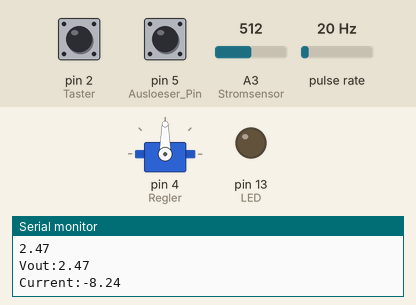
The sketch below on a simulated Arduino Uno, built with avr-gcc and run on an emulated ATmega328P. Parts: servo, output pins drawn as LEDs (lit = HIGH), the last lines printed to the serial monitor. Wiring (inferred from the names in the program): pulse sensor: data pin 3. Dashed ring = blinking. The inputs (shaded band) are chosen by the test bench; at power-on: A3 (Stromsensor) = 512, pin 2 (Taster) HIGH, pin 5 (Ausloeser_Pin) LOW, pulse rate 20 Hz.

Above: at 1.2 s.
1.3 s: A3 (Stromsensor) set to 957
5.3 s: A3 (Stromsensor) set to 977
At 8.7 s:
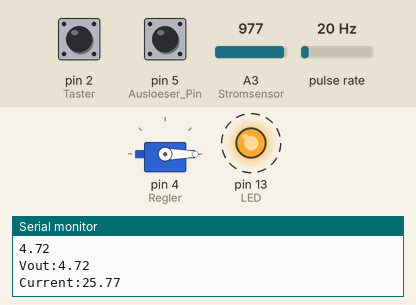
11.4 s: A3 (Stromsensor) set to 900
13.8 s: pin 2 (Taster) pulled LOW for 3.2 s
At 18.6 s:
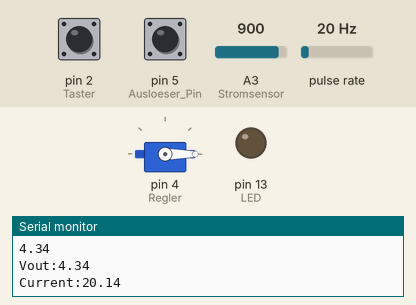
18.9 s: pin 5 (Ausloeser_Pin) pulsed HIGH 2 times (0.12 s each, 0.3 s apart)
At 20.0 s:
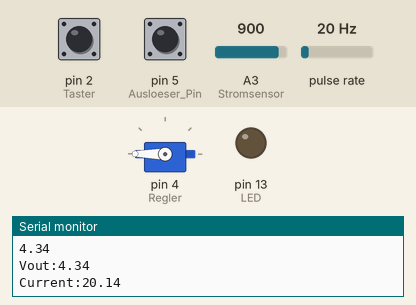
21.0 s: pin 2 (Taster) pulled LOW for 1 s
At 22.2 s:
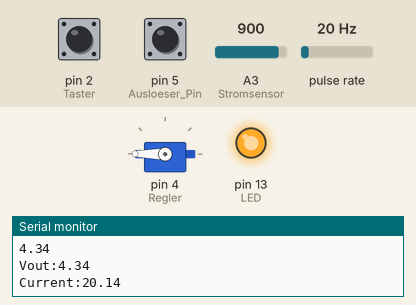
Timing chart, 0 to 24.0 s (numbered marks = the images above; inputs shaded):
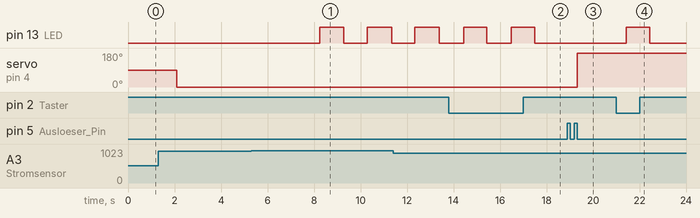

The sketch:

seilwinde_1.2.ino
```cpp
#define Taster 2
#define LED 13
#define Geschwindigkeit_Pin 3
#define Ausloeser_Pin 5
#define Regler 4
#define Stromsensor A3
#define min_pwm_aktiv 1800
#define min_pwm_reset 1200
#define min_pwm 1000
#define max_pwm 2000
#define langsam_pwm 1390
#define pwm_Testwert 1500.0
#define gelaufene_Meter_test 20.0
#define gelaufene_millisekunden_test 9500.0
#define schnelle_strecke 23.5
#define max_laufzeit 20000


#define max_Strom 25.0
const double vRef = 6.03;
// Versorgungsspannung

// Variables for Measured Voltage and Calculated Current
double Vout = 0;
double Current = 0;

// Constants for Scale Factor
// Use one that matches your version of ACS712

//const double scale_factor = 0.185; // 5A
//const double scale_factor = 0.1; // 20A
const double scale_factor = 0.066; // 30A

// Constants for A/D converter resolution
// Arduino has 10-bit ADC, so 1024 possible values
// Reference voltage is 5V if not using AREF external reference
// Zero point is half of Reference Voltage


const double resConvert = 1024;
double resADC = vRef/resConvert/1.22;
double zeroPoint = vRef/2;


//ms_pro_meter = gelaufene_millisekunden_test/gelaufene_Meter_test
//ms_pro_meter_pro_pwm = ms_pro_meter/pwm_Testwert
//ms_pro_meter_pro_pwm_Geschwindigkeit = ms_pro_meter_pro_pwm*pwm_Geschwindigkeit
//laufzeit = ms_pro_meter_pro_pwm_Geschwindigkeit*schnelle_Strecke

//Laufzeit = (((gelaufene_millisekunden_test/gelaufene_Meter_test)*pwm_Testwert)/Geschwindigkeit)*schnelle_strecke


#include <Servo.h>

Servo Winde;
bool Stop_Trigger = false;
bool Start_Zeit_Trigger = false;
int Empfaengerwert = min_pwm;
float Geschwindigkeit;
int Regler_Ausgang = min_pwm;
float Laufzeit = 0;
unsigned long Start_Zeit = 0;

void setup()
{
  pinMode(Taster, INPUT_PULLUP);
  pinMode(LED, OUTPUT);
  Winde.attach(Regler, min_pwm, max_pwm);
  digitalWrite(LED, LOW);

  Serial.begin(9600);
}

void loop()
{
  Geschwindigkeit = pulseIn(Geschwindigkeit_Pin, HIGH);
  Laufzeit = (((gelaufene_millisekunden_test/gelaufene_Meter_test)*pwm_Testwert)/Geschwindigkeit)*schnelle_strecke;
Serial.print("PWM: ");
Serial.println(digitalRead(Ausloeser_Pin));
Serial.print("Stop Triggger ");
Serial.println(Stop_Trigger);
Serial.println(resADC * analogRead(Stromsensor));
  //STROMSENSOR
  Vout=0;
    // Vout is read 100 Times for precision
  for(int i = 0; i < 10; i++) {
    Vout = (Vout + (resADC * analogRead(Stromsensor)));
    delay(1);
  }

  // Get Vout in mv
  Vout = Vout /10;
  Serial.print("Vout:");
  Serial.println(Vout);

  // Convert Vout into Current using Scale Factor
  Current = (Vout - zeroPoint)/ scale_factor;
    Serial.print("Current:");
    Serial.println(Current);
//Stromsensor Ende


  if(!digitalRead(Taster))
  {
    Stop_Trigger = true;
    digitalWrite(LED, HIGH);
  }
  if(pulseIn(Ausloeser_Pin, HIGH) <= min_pwm_reset)
  {
    Start_Zeit_Trigger = false;
    Stop_Trigger = false;
    digitalWrite(LED, LOW);
  }
  if((pulseIn(Ausloeser_Pin, HIGH) >= min_pwm_aktiv) && (Start_Zeit_Trigger == false))
  {
    Start_Zeit_Trigger = true;
    Start_Zeit = millis();
  }
  if((Stop_Trigger == false))
  {
     if(Start_Zeit_Trigger == true)
     {
      Regler_Ausgang = Geschwindigkeit;
      if((millis() - Start_Zeit) >= Laufzeit)
      {
        Regler_Ausgang = langsam_pwm;
        if ((millis() - Start_Zeit) >= max_laufzeit)
        {
          Regler_Ausgang = min_pwm;
        }
      }
     }
  }
  else
  {
    Regler_Ausgang = min_pwm;
  }
if(Current >= max_Strom)
          {
            Regler_Ausgang = min_pwm;
            Stop_Trigger = true;
            digitalWrite(LED, HIGH);
          }

  Winde.writeMicroseconds(Regler_Ausgang);
}
```

Measured:
- the behaviour switches between 966 and 967 on A3 (Stromsensor) (found by bisection; images 0 and 1)
- after the input at 5.3 s, pin 13 (LED): alternates HIGH for 1.0 s and LOW for 1.0 s, starting after 2.9 s
- after the input at 13.8 s, pin 13 (LED): alternates HIGH for 1.0 s and LOW for 1.0 s, starting after 0.64 s
- after the input at 18.9 s, servo on pin 4 (Regler): 0° → 180° after 0.42 s
- after the input at 21.0 s, pin 13 (LED): LOW → HIGH after 0.44 s, → LOW 1.0 s later
